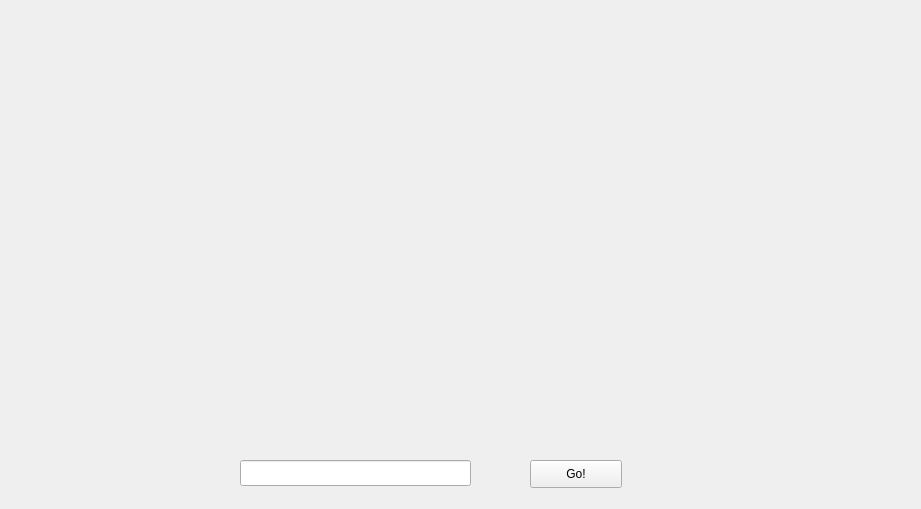
<?xml version="1.0" encoding="UTF-8"?>
<ui version="4.0">
 <class>PhilMap</class>
 <widget class="QWidget" name="PhilMap">
  <property name="geometry">
   <rect>
    <x>0</x>
    <y>0</y>
    <width>921</width>
    <height>509</height>
   </rect>
  </property>
  <property name="windowTitle">
   <string>Phil's Map</string>
  </property>
  <widget class="Marble::MarbleWidget" name="marbleWidget">
   <property name="geometry">
    <rect>
     <x>0</x>
     <y>0</y>
     <width>931</width>
     <height>431</height>
    </rect>
   </property>
   <property name="toolTip">
    <string>The Earth</string>
   </property>
   <property name="whatsThis">
    <string>The Marble widget displays a virtual globe.</string>
   </property>
   <property name="zoom" stdset="0">
    <number>1750</number>
   </property>
   <property name="longitude" stdset="0">
    <double>-0.124722000000000</double>
   </property>
   <property name="latitude" stdset="0">
    <double>51.508056000000018</double>
   </property>
  </widget>
  <widget class="QPushButton" name="pushButton">
   <property name="geometry">
    <rect>
     <x>530</x>
     <y>460</y>
     <width>92</width>
     <height>28</height>
    </rect>
   </property>
   <property name="text">
    <string>Go!</string>
   </property>
  </widget>
  <widget class="QLineEdit" name="lineEdit">
   <property name="geometry">
    <rect>
     <x>240</x>
     <y>460</y>
     <width>231</width>
     <height>26</height>
    </rect>
   </property>
  </widget>
 </widget>
 <customwidgets>
  <customwidget>
   <class>Marble::MarbleWidget</class>
   <extends>QWidget</extends>
   <header>MarbleWidget.h</header>
  </customwidget>
 </customwidgets>
 <resources/>
 <connections/>
</ui>
